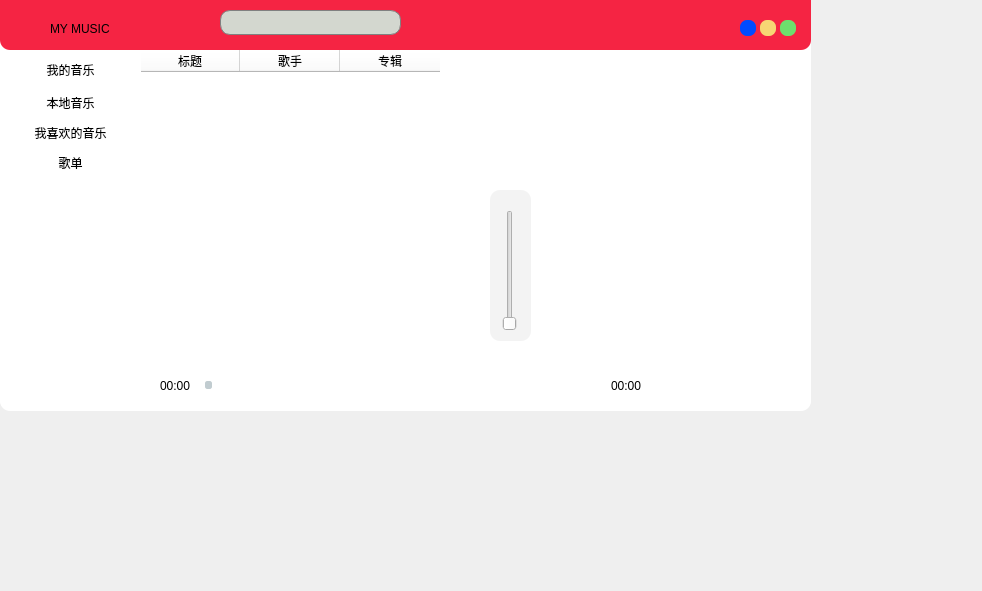
<?xml version="1.0" encoding="UTF-8"?>
<ui version="4.0">
 <class>MainWindow</class>
 <widget class="QMainWindow" name="MainWindow">
  <property name="geometry">
   <rect>
    <x>0</x>
    <y>0</y>
    <width>982</width>
    <height>591</height>
   </rect>
  </property>
  <property name="sizePolicy">
   <sizepolicy hsizetype="Fixed" vsizetype="Fixed">
    <horstretch>0</horstretch>
    <verstretch>0</verstretch>
   </sizepolicy>
  </property>
  <property name="windowTitle">
   <string>MainWindow</string>
  </property>
  <property name="styleSheet">
   <string notr="true"/>
  </property>
  <widget class="QWidget" name="centralwidget">
   <property name="sizePolicy">
    <sizepolicy hsizetype="Fixed" vsizetype="Fixed">
     <horstretch>0</horstretch>
     <verstretch>0</verstretch>
    </sizepolicy>
   </property>
   <widget class="QWidget" name="widget_2" native="true">
    <property name="geometry">
     <rect>
      <x>0</x>
      <y>0</y>
      <width>811</width>
      <height>411</height>
     </rect>
    </property>
    <property name="styleSheet">
     <string notr="true">QWidget{
        
		background-color: rgb(255, 255, 255);
        /*border-top-right-radius:10px;*/
        border-bottom-right-radius:10px;
    	/*border-top-left-radius:10px;*/
    	border-bottom-left-radius:10px;
    }
QListWidget{
        /*font: 9pt &quot;霞鹜文楷&quot;;*/
		font: 75 italic 11pt &quot;LKLUG&quot;;
		/*background:rgb(255, 250, 232);*/
		background-color: rgb(255, 255, 255);
		
        }
QTableWidget {
	  
}
</string>
    </property>
    <widget class="QWidget" name="widget" native="true">
     <property name="geometry">
      <rect>
       <x>0</x>
       <y>0</y>
       <width>811</width>
       <height>50</height>
      </rect>
     </property>
     <property name="minimumSize">
      <size>
       <width>551</width>
       <height>50</height>
      </size>
     </property>
     <property name="maximumSize">
      <size>
       <width>16777215</width>
       <height>50</height>
      </size>
     </property>
     <property name="styleSheet">
      <string notr="true">QWidget{

    background:rgb(245, 36, 67);
	/*border-top-right-radius:10px;
    border-top-left-radius:10px;*/
}</string>
     </property>
     <widget class="QWidget" name="layoutWidget_2">
      <property name="geometry">
       <rect>
        <x>740</x>
        <y>20</y>
        <width>62</width>
        <height>18</height>
       </rect>
      </property>
      <layout class="QHBoxLayout" name="horizontalLayout_6"/>
     </widget>
     <widget class="QLineEdit" name="searchEdit">
      <property name="geometry">
       <rect>
        <x>220</x>
        <y>10</y>
        <width>181</width>
        <height>25</height>
       </rect>
      </property>
      <property name="styleSheet">
       <string notr="true">QLineEdit {      
				  border:1px solid gray;
                width:300px;
                border-radius:10px;
                padding:2px 4px;
				  background-color: rgb(211, 215, 207);
}</string>
      </property>
     </widget>
     <widget class="QLabel" name="iconLabel">
      <property name="geometry">
       <rect>
        <x>20</x>
        <y>10</y>
        <width>31</width>
        <height>31</height>
       </rect>
      </property>
      <property name="text">
       <string/>
      </property>
      <property name="pixmap">
       <pixmap>images/new_icon1.png</pixmap>
      </property>
     </widget>
     <widget class="QLabel" name="nameLabel">
      <property name="geometry">
       <rect>
        <x>50</x>
        <y>20</y>
        <width>71</width>
        <height>17</height>
       </rect>
      </property>
      <property name="styleSheet">
       <string notr="true">font: 75 italic 11pt &quot;Z003&quot;;</string>
      </property>
      <property name="text">
       <string>MY MUSIC</string>
      </property>
     </widget>
     <widget class="QPushButton" name="closeBtn">
      <property name="geometry">
       <rect>
        <x>780</x>
        <y>20</y>
        <width>16</width>
        <height>16</height>
       </rect>
      </property>
      <property name="minimumSize">
       <size>
        <width>16</width>
        <height>16</height>
       </size>
      </property>
      <property name="maximumSize">
       <size>
        <width>16</width>
        <height>16</height>
       </size>
      </property>
      <property name="toolTip">
       <string>&lt;html&gt;&lt;head/&gt;&lt;body&gt;&lt;p&gt;close&lt;/p&gt;&lt;/body&gt;&lt;/html&gt;</string>
      </property>
      <property name="styleSheet">
       <string notr="true">QPushButton{background:#6DDF6D;border-radius:7px;}QPushButton:hover{background:green;}</string>
      </property>
      <property name="text">
       <string/>
      </property>
     </widget>
     <widget class="QPushButton" name="maximizeBtn">
      <property name="geometry">
       <rect>
        <x>760</x>
        <y>20</y>
        <width>16</width>
        <height>16</height>
       </rect>
      </property>
      <property name="minimumSize">
       <size>
        <width>16</width>
        <height>16</height>
       </size>
      </property>
      <property name="maximumSize">
       <size>
        <width>16</width>
        <height>16</height>
       </size>
      </property>
      <property name="toolTip">
       <string>&lt;html&gt;&lt;head/&gt;&lt;body&gt;&lt;p&gt;Maximize&lt;/p&gt;&lt;/body&gt;&lt;/html&gt;</string>
      </property>
      <property name="styleSheet">
       <string notr="true">QPushButton{background:#F7D674;border-radius:7px;}
QPushButton:hover{background:yellow;}</string>
      </property>
      <property name="text">
       <string/>
      </property>
     </widget>
     <widget class="QPushButton" name="minimizeBtn">
      <property name="geometry">
       <rect>
        <x>740</x>
        <y>20</y>
        <width>16</width>
        <height>16</height>
       </rect>
      </property>
      <property name="minimumSize">
       <size>
        <width>16</width>
        <height>16</height>
       </size>
      </property>
      <property name="maximumSize">
       <size>
        <width>16</width>
        <height>16</height>
       </size>
      </property>
      <property name="toolTip">
       <string>&lt;html&gt;&lt;head/&gt;&lt;body&gt;&lt;p&gt;Minimize&lt;/p&gt;&lt;/body&gt;&lt;/html&gt;</string>
      </property>
      <property name="styleSheet">
       <string notr="true">QPushButton{background:#004BFF;border-radius:7px;}QPushButton:hover{background:blue;}</string>
      </property>
      <property name="text">
       <string/>
      </property>
     </widget>
     <widget class="QPushButton" name="settingBtn">
      <property name="geometry">
       <rect>
        <x>610</x>
        <y>10</y>
        <width>31</width>
        <height>25</height>
       </rect>
      </property>
      <property name="text">
       <string/>
      </property>
      <property name="icon">
       <iconset>
        <normaloff>images/setting.png</normaloff>images/setting.png</iconset>
      </property>
     </widget>
    </widget>
    <widget class="QListWidget" name="lyricsWidget">
     <property name="geometry">
      <rect>
       <x>140</x>
       <y>50</y>
       <width>671</width>
       <height>261</height>
      </rect>
     </property>
     <property name="styleSheet">
      <string notr="true"/>
     </property>
     <item>
      <property name="text">
       <string>新建项目</string>
      </property>
     </item>
    </widget>
    <widget class="QWidget" name="playAndSongInfoWidget" native="true">
     <property name="geometry">
      <rect>
       <x>0</x>
       <y>310</y>
       <width>811</width>
       <height>100</height>
      </rect>
     </property>
     <property name="minimumSize">
      <size>
       <width>0</width>
       <height>100</height>
      </size>
     </property>
     <property name="maximumSize">
      <size>
       <width>16777215</width>
       <height>100</height>
      </size>
     </property>
     <property name="styleSheet">
      <string notr="true">QWidget{
		background:rgb(255, 255, 255);
        border-bottom-right-radius:10px;
    	border-bottom-left-radius:10px;
    }</string>
     </property>
     <widget class="QWidget" name="layoutWidget">
      <property name="geometry">
       <rect>
        <x>280</x>
        <y>20</y>
        <width>261</width>
        <height>41</height>
       </rect>
      </property>
      <layout class="QHBoxLayout" name="_2">
       <property name="spacing">
        <number>0</number>
       </property>
       <item>
        <widget class="QPushButton" name="playModeBtn">
         <property name="maximumSize">
          <size>
           <width>31</width>
           <height>27</height>
          </size>
         </property>
         <property name="text">
          <string/>
         </property>
         <property name="icon">
          <iconset>
           <normaloff>images/sequential.png</normaloff>images/sequential.png</iconset>
         </property>
        </widget>
       </item>
       <item>
        <widget class="QPushButton" name="previousBtn">
         <property name="maximumSize">
          <size>
           <width>31</width>
           <height>27</height>
          </size>
         </property>
         <property name="toolTip">
          <string>&lt;html&gt;&lt;head/&gt;&lt;body&gt;&lt;p&gt;&lt;span style=&quot; font-style:italic;&quot;&gt;previous song&lt;/span&gt;&lt;/p&gt;&lt;/body&gt;&lt;/html&gt;</string>
         </property>
         <property name="text">
          <string/>
         </property>
         <property name="icon">
          <iconset>
           <normaloff>images/backward.png</normaloff>images/backward.png</iconset>
         </property>
        </widget>
       </item>
       <item>
        <widget class="QPushButton" name="playBtn">
         <property name="maximumSize">
          <size>
           <width>31</width>
           <height>27</height>
          </size>
         </property>
         <property name="cursor">
          <cursorShape>PointingHandCursor</cursorShape>
         </property>
         <property name="text">
          <string/>
         </property>
         <property name="icon">
          <iconset>
           <normaloff>images/play.png</normaloff>images/play.png</iconset>
         </property>
        </widget>
       </item>
       <item>
        <widget class="QPushButton" name="nextBtn">
         <property name="maximumSize">
          <size>
           <width>31</width>
           <height>27</height>
          </size>
         </property>
         <property name="toolTip">
          <string>&lt;html&gt;&lt;head/&gt;&lt;body&gt;&lt;p&gt;&lt;span style=&quot; font-style:italic;&quot;&gt;next song&lt;/span&gt;&lt;/p&gt;&lt;/body&gt;&lt;/html&gt;</string>
         </property>
         <property name="text">
          <string/>
         </property>
         <property name="icon">
          <iconset>
           <normaloff>images/forward.png</normaloff>images/forward.png</iconset>
         </property>
        </widget>
       </item>
       <item>
        <widget class="QPushButton" name="volumeBtn">
         <property name="maximumSize">
          <size>
           <width>31</width>
           <height>27</height>
          </size>
         </property>
         <property name="text">
          <string/>
         </property>
         <property name="icon">
          <iconset>
           <normaloff>images/voice.png</normaloff>images/voice.png</iconset>
         </property>
        </widget>
       </item>
      </layout>
     </widget>
     <widget class="QWidget" name="layoutWidget">
      <property name="geometry">
       <rect>
        <x>160</x>
        <y>60</y>
        <width>490</width>
        <height>31</height>
       </rect>
      </property>
      <layout class="QHBoxLayout" name="horizontalLayout">
       <item>
        <widget class="QLabel" name="startTimeLabel">
         <property name="maximumSize">
          <size>
           <width>42</width>
           <height>17</height>
          </size>
         </property>
         <property name="text">
          <string>00:00</string>
         </property>
        </widget>
       </item>
       <item>
        <widget class="QSlider" name="playSlider">
         <property name="minimumSize">
          <size>
           <width>400</width>
           <height>20</height>
          </size>
         </property>
         <property name="maximumSize">
          <size>
           <width>400</width>
           <height>20</height>
          </size>
         </property>
         <property name="styleSheet">
          <string notr="true">/*horizontal ：水平QSlider*/
QSlider::groove:horizontal {
border: 0px solid #bbb;
}

/*1.滑动过的槽设计参数*/
QSlider::sub-page:horizontal {
 /*槽颜色*/
background: rgb(239, 41, 41);
 /*外环区域倒圆角度*/
border-radius: 2px;
 /*上遮住区域高度*/
margin-top:8px;
 /*下遮住区域高度*/
margin-bottom:8px;
/*width在这里无效，不写即可*/
}

/*2.未滑动过的槽设计参数*/
QSlider::add-page:horizontal {
/*槽颜色*/
background: rgb(255,255, 255);
/*外环大小0px就是不显示，默认也是0*/
border: 0px solid #777;
/*外环区域倒圆角度*/
border-radius: 2px;
 /*上遮住区域高度*/
margin-top:9px;
 /*下遮住区域高度*/
margin-bottom:9px;
}
 
/*3.平时滑动的滑块设计参数*/
QSlider::handle:horizontal {
/*滑块颜色*/
background: rgb(193,204,208);
/*滑块的宽度*/
width: 5px;
/*滑块外环为1px，再加颜色*/
border: 1px solid rgb(193,204,208);
 /*滑块外环倒圆角度*/
border-radius: 2px; 
 /*上遮住区域高度*/
margin-top:6px;
 /*下遮住区域高度*/
margin-bottom:6px;
}

QSlider::groove:horizontal:hover {
	height:23;
}

/*4.手动拉动时显示的滑块设计参数*/
QSlider::handle:horizontal:hover {
/*滑块颜色*/
background: rgb(193,204,208);
/*滑块的宽度*/
width: 10px;
/*滑块外环为1px，再加颜色*/
border: 1px solid rgb(193,204,208);
 /*滑块外环倒圆角度*/
border-radius: 5px; 
 /*上遮住区域高度*/
margin-top:4px;
 /*下遮住区域高度*/
margin-bottom:4px;
}
</string>
         </property>
         <property name="maximum">
          <number>100</number>
         </property>
         <property name="pageStep">
          <number>25</number>
         </property>
         <property name="orientation">
          <enum>Qt::Horizontal</enum>
         </property>
        </widget>
       </item>
       <item>
        <widget class="QLabel" name="endTimeLabel">
         <property name="maximumSize">
          <size>
           <width>42</width>
           <height>17</height>
          </size>
         </property>
         <property name="text">
          <string>00:00</string>
         </property>
        </widget>
       </item>
      </layout>
     </widget>
     <widget class="QWidget" name="horizontalLayoutWidget">
      <property name="geometry">
       <rect>
        <x>20</x>
        <y>10</y>
        <width>101</width>
        <height>80</height>
       </rect>
      </property>
      <layout class="QHBoxLayout" name="horizontalLayout_2"/>
     </widget>
    </widget>
    <widget class="QWidget" name="widget_3" native="true">
     <property name="geometry">
      <rect>
       <x>0</x>
       <y>50</y>
       <width>141</width>
       <height>261</height>
      </rect>
     </property>
     <property name="styleSheet">
      <string notr="true">QPushButton {
		
	
	font: 75 11pt &quot;Ubuntu&quot;;
}

QPushButton:hover {
	
	
	
	background-color: rgb(211, 215, 207);

	border-bottom-left-radius:0px;
	border-bottom-right-radius:0px;
	
}
QPushButton:pressed {

	background-color: rgb(186, 189, 182);
}
	
QLabel {
	
	font: 75 11pt &quot;Ubuntu&quot;;
	background-color: rgb(255, 255, 255);
}
</string>
     </property>
     <widget class="QPushButton" name="localMusicBtn">
      <property name="geometry">
       <rect>
        <x>0</x>
        <y>40</y>
        <width>141</width>
        <height>25</height>
       </rect>
      </property>
      <property name="cursor">
       <cursorShape>PointingHandCursor</cursorShape>
      </property>
      <property name="styleSheet">
       <string notr="true"/>
      </property>
      <property name="text">
       <string>本地音乐</string>
      </property>
      <property name="icon">
       <iconset>
        <normaloff>images/local_download.png</normaloff>images/local_download.png</iconset>
      </property>
     </widget>
     <widget class="QLabel" name="songListLabel">
      <property name="geometry">
       <rect>
        <x>0</x>
        <y>10</y>
        <width>141</width>
        <height>20</height>
       </rect>
      </property>
      <property name="text">
       <string>我的音乐</string>
      </property>
      <property name="alignment">
       <set>Qt::AlignCenter</set>
      </property>
     </widget>
     <widget class="QPushButton" name="myLikeBtn">
      <property name="geometry">
       <rect>
        <x>0</x>
        <y>70</y>
        <width>141</width>
        <height>25</height>
       </rect>
      </property>
      <property name="cursor">
       <cursorShape>PointingHandCursor</cursorShape>
      </property>
      <property name="text">
       <string>我喜欢的音乐</string>
      </property>
      <property name="icon">
       <iconset>
        <normaloff>images/like_icon.png</normaloff>images/like_icon.png</iconset>
      </property>
     </widget>
     <widget class="QPushButton" name="songListBtn">
      <property name="geometry">
       <rect>
        <x>0</x>
        <y>100</y>
        <width>141</width>
        <height>25</height>
       </rect>
      </property>
      <property name="cursor">
       <cursorShape>PointingHandCursor</cursorShape>
      </property>
      <property name="text">
       <string>歌单</string>
      </property>
      <property name="icon">
       <iconset>
        <normaloff>images/song_list_icon.png</normaloff>images/song_list_icon.png</iconset>
      </property>
     </widget>
    </widget>
    <widget class="QWidget" name="widget_4" native="true">
     <property name="geometry">
      <rect>
       <x>490</x>
       <y>190</y>
       <width>41</width>
       <height>151</height>
      </rect>
     </property>
     <property name="styleSheet">
      <string notr="true">QWidget {  
		border-top-right-radius:10px;
       border-bottom-right-radius:10px;
    	border-top-left-radius:10px;
    	border-bottom-left-radius:10px;
		
	
	
	background-color: rgb(243, 243, 243);
}</string>
     </property>
     <widget class="QSlider" name="volumeSlider">
      <property name="geometry">
       <rect>
        <x>10</x>
        <y>20</y>
        <width>20</width>
        <height>121</height>
       </rect>
      </property>
      <property name="minimumSize">
       <size>
        <width>1</width>
        <height>0</height>
       </size>
      </property>
      <property name="maximumSize">
       <size>
        <width>20</width>
        <height>16777215</height>
       </size>
      </property>
      <property name="styleSheet">
       <string notr="true"/>
      </property>
      <property name="maximum">
       <number>100</number>
      </property>
      <property name="orientation">
       <enum>Qt::Vertical</enum>
      </property>
     </widget>
    </widget>
    <widget class="QTableWidget" name="tableWidget">
     <property name="geometry">
      <rect>
       <x>140</x>
       <y>50</y>
       <width>671</width>
       <height>261</height>
      </rect>
     </property>
     <property name="font">
      <font>
       <family>Sans</family>
       <weight>75</weight>
       <italic>true</italic>
       <bold>true</bold>
      </font>
     </property>
     <property name="styleSheet">
      <string notr="true"/>
     </property>
     <property name="sizeAdjustPolicy">
      <enum>QAbstractScrollArea::AdjustIgnored</enum>
     </property>
     <column>
      <property name="text">
       <string>标题</string>
      </property>
     </column>
     <column>
      <property name="text">
       <string>歌手</string>
      </property>
     </column>
     <column>
      <property name="text">
       <string>专辑</string>
      </property>
     </column>
    </widget>
    <zorder>lyricsWidget</zorder>
    <zorder>tableWidget</zorder>
    <zorder>widget</zorder>
    <zorder>playAndSongInfoWidget</zorder>
    <zorder>widget_3</zorder>
    <zorder>widget_4</zorder>
   </widget>
  </widget>
 </widget>
 <resources/>
 <connections/>
</ui>
